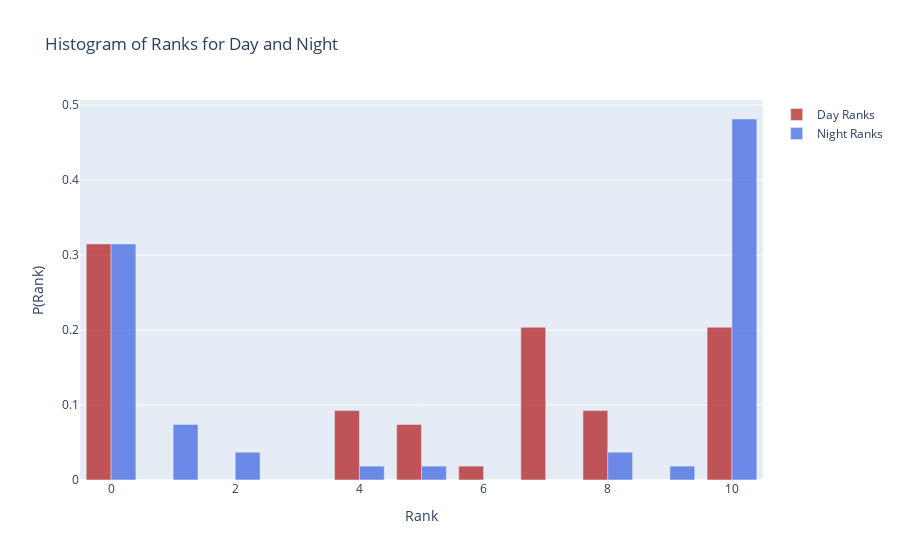

Write notebook code for a chart like this one.
### Code cell
fig = go.Figure()


value, count = np.unique(all_ranks_day, return_counts=True)
count = count / count.sum()
fig.add_trace(
    go.Bar(
        x=value,
        y=count,
        name="Day Ranks",
        marker_color="firebrick",
        opacity=0.75,
    )
)

value, count = np.unique(all_ranks_night, return_counts=True)
count = count / count.sum()
fig.add_trace(
    go.Bar(
        x=value,
        y=count,
        name="Night Ranks",
        marker_color="royalblue",
        opacity=0.75,
    )
)

# Update layout
fig.update_layout(
    title="Histogram of Ranks for Day and Night",
    xaxis_title="Rank",
    yaxis_title="P(Rank)",
    barmode="group",
)

fig.show()

### Figure 1 — Plotly figure (JSON) as saved in the notebook; plotly's stock layout.template omitted (floating-point values rounded to 4 significant figures)
{"data": [{"marker": {"color": "firebrick"}, "name": "Day Ranks", "opacity": 0.75, "type": "bar", "x": [0, 4, 5, 6, 7, 8, 10], "y": [0.3148, 0.09259, 0.07407, 0.01852, 0.2037, 0.09259, 0.2037]}, {"marker": {"color": "royalblue"}, "name": "Night Ranks", "opacity": 0.75, "type": "bar", "x": [0, 1, 2, 4, 5, 8, 9, 10], "y": [0.3148, 0.07407, 0.03704, 0.01852, 0.01852, 0.03704, 0.01852, 0.4815]}], "layout": {"barmode": "group", "title": {"text": "Histogram of Ranks for Day and Night"}, "xaxis": {"title": {"text": "Rank"}}, "yaxis": {"title": {"text": "P(Rank)"}}}}
